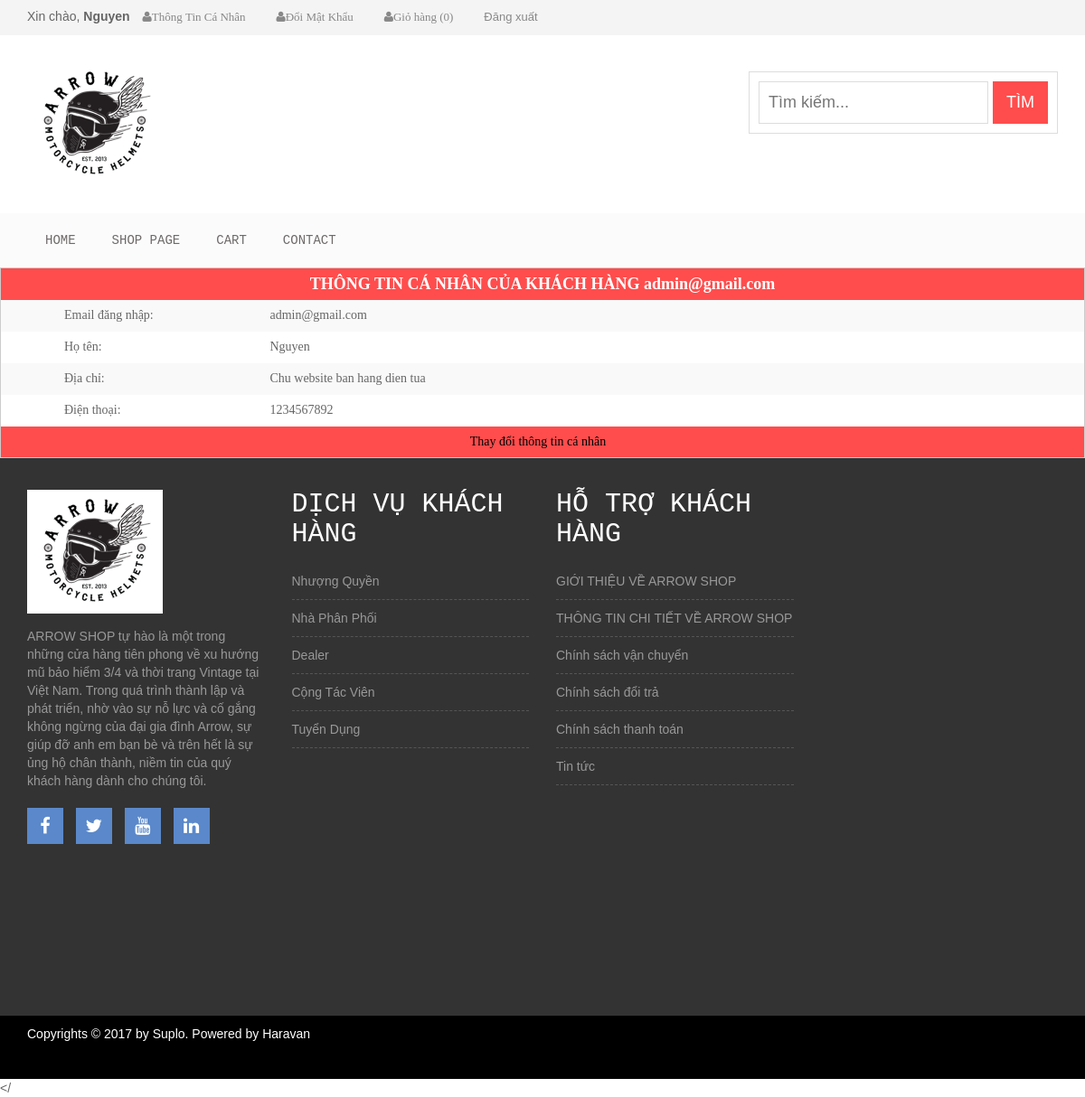
/index.php?mod=User&act=Profile (signed in), run on the app's committed database.
### tables this page shows
CREATE TABLE `khachhang` (
  `MaKH` int(10) NOT NULL,
  `TenKH` varchar(50) NOT NULL,
  `SoDienThoai` text NOT NULL,
  `DiaChi` varchar(50) NOT NULL,
  `Email` varchar(50) NOT NULL,
  `Pass` varchar(200) NOT NULL,
  `IsAdmin` int(1) DEFAULT NULL
);

### Controller/User/Profile.php (called while the page is built)
<?php
include_once("Model/KhachHang.php");
$da = new KhachHang();
$email=$_SESSION["user"];
$r=$da->GetKhachHangByEmail($email);
$ten=$r["TenKH"];$diachi=$r["DiaChi"];$dienthoai=$r["SoDienThoai"];
include_once("View/User/Profile.php");
?>

### Model/KhachHang.php (called while the page is built, shortened)
<?php
include_once("DataProvider.php");
class KhachHang
{
	private $da;
	function __construct()
	{
		$this->da = new DataProvider();
	}
	function GetKhachHangByEmail($Email)
	{
		$sql="Select * from khachhang where Email='$Email'";
		return $this->da->Fetch($sql);
	}
}
?>

### Model/DataProvider.php (called while the page is built, shortened)
<?php
class DataProvider
{
	private $link;
	function __construct()
	{
		$this->link=mysqli_connect("localhost","root","","qlbanhang");
	}
	function ExecuteQuery($sql)
	{
		mysqli_query($this->link,"set names 'utf8'");
		return mysqli_query($this->link, $sql);
	}
	function Fetch($sql)
	{
		$result=$this->ExecuteQuery($sql);
		return mysqli_fetch_assoc($result);
	}
}
?>

### View/User/Profile.php (the view, shortened to what this page needs)
<table width="100%" cellspacing="0" cellpadding="0" bordercolordark="#FFFFFF" style="margin:auto; border:1px solid #CCC; font-family:'Segoe UI Light';">
  <tr>
    <td height="35" colspan="2" align="center" class="tieude"><div align="center" style="font-size:18px; font-weight:bolder;background:#ff4d4d; line-height:35px; color:#FFF">THÔNG TIN CÁ NHÂN CỦA KHÁCH HÀNG <?php echo $email ?></div></td>
  </tr>
	<tr style="background:#F9F9F9">
    <td width="261" height="35" style="padding-left:70px"><div align="left" style="width:120px">Email đăng nhập:</div></td>
 		<td width="845" style="padding-left:15px" align="left"><?php echo "$email"?></td>
  </tr>
  <tr style="background:#FFFFFF">
    <td height="35" style="padding-left:70px"><div align="left" style="width:120px">Họ tên:</div></td>
    <td width="845" style="padding-left:15px"><?php echo "$ten"; ?></td>
  </tr>
  <tr style="background:#F9F9F9">
    <td height="35" style="padding-left:70px"><div align="left" style="width:120px">Địa chỉ:</div></td>
 		<td width="845" style="padding-left:15px">
      <div align="left"><?php echo "$diachi"; ?></div>
    </td>
  </tr>
  <tr style="background:#FFFFFF">
    <td height="35" style="padding-left:70px"><div align="left" style="width:120px">Điện thoại:</div></td>
 		<td width="845" style="padding-left:15px">
      <div align="left"><?php echo "$dienthoai"; ?></div>
    </td>
  </tr>
  <tr>
    <td height="35" colspan="2" align="center" bgcolor="#ff4d4d">
      <div align="center" style="padding-right:10px; color:#FFF;">
        <a href="index.php?mod=User&act=ChangeProfile">Thay đổi thông tin cá nhân</a>
      </div>
    </td>
  </tr>
</table>

### style.css (style rules this page uses)
body { font-family:Arial, Helvetica, sans-serif; }
a { color: black }

### css/Logi.css (style rules this page uses)
body { background: #e9e9e9; color: #666666; font-family: "Segoe UI Light", sans-serif; font-size: 14px; -webkit-font-smoothing: antialiased; }

### data on the page
khachhang: TenKH "Nguyen", DiaChi "Chu website ban hang dien tua", SoDienThoai "1234567892"

### other printed values
$_SESSION['hoten'] "Nguyen"
$count "0"
$email "admin@gmail.com"
